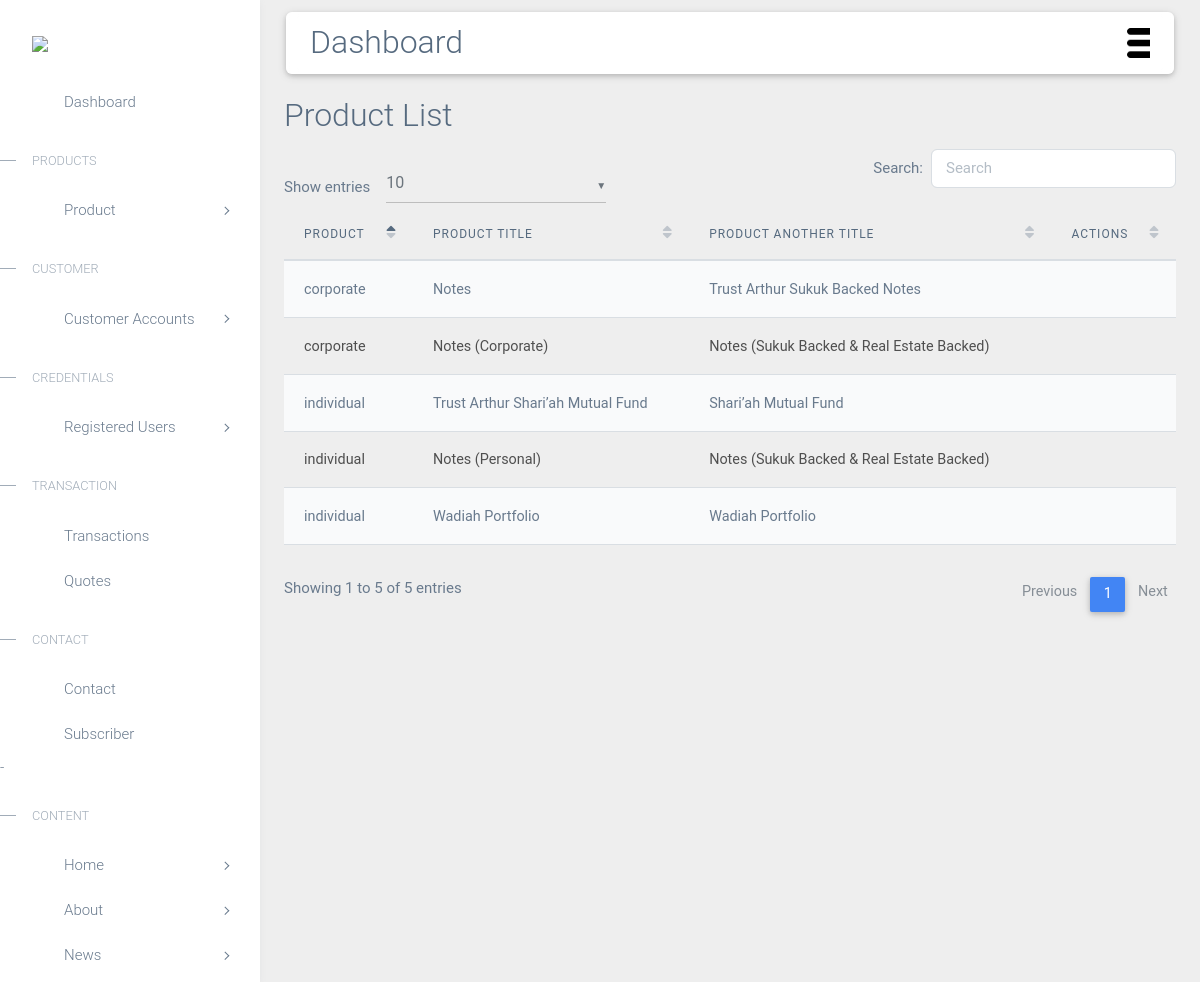
Page /devadmin/productlist/ on the committed database.
### accounts/models.py (models this page shows, shortened)
class Product(models.Model):
    typeofuser = models.CharField(choices= CATEGORY_CHOICES, max_length=200)
    title = models.CharField(max_length=200)
    title2 = models.CharField(max_length=200)
    product_image = models.ImageField(upload_to='productpic')

### accounts/views.py (the view)
# urls.py: path('devadmin/productlist/', views.adminproductlist, name='adminproductlist'),
def adminproductlist(request):
    product = Product.objects.all()
    return render(request, 'devadmin/adminproductlist.html',{'product':product})

### accounts/templates/devadmin/adminproductlist.html (shortened to what this page needs)
{% extends 'devadmin/base.html' %}
{% load static %}
{% block main-content %}
<link rel="stylesheet" href="https://use.fontawesome.com/releases/v5.8.2/css/all.css">
<link rel="stylesheet" href="{% static 'devadmin/css/addons/mdb.min.css' %}" />
<link rel="stylesheet" href="{% static 'devadmin/css/addons/datatables.min.css' %}" />
<link rel="stylesheet" href="{% static 'devadmin/css/addons/datatables-select.min.css' %}" />
<div class="m-4">
    <h2 class=""> Product List</h2>
<table id="dtMaterialDesignExample" class="table table-striped table-responsive" cellspacing="0" width="100%">
    <thead>
      <tr>
        <th >Product</th>
        <th >Product Title</th>
        <th >Product Another Title</th>
        <th>Actions</th>
      </tr>
    </thead>
    <tbody>
        {% if product %}
        {% for i in product %}
      <tr>
        <td>{{i.typeofuser}}</td>
        <td>{{i.title}}</td>
        <td>{{i.title2}}</td>
        <td><a href="{% url 'admineditproduct' i.id %}" class='text-primary'><i class='bx bx-edit'  style='font-size:22px;'></i></a><a href="{% url 'admindeleteproduct' i.id %}" class='text-danger'><i class='bx bx-trash'  style='font-size:22px;'></i></a></td>
      </tr>
      {% endfor %}
    {% endif %}
    </tbody>
</table>
</div>
</div>
{% endblock main-content %}

### accounts/static/accounts/css/style.css (style rules this page uses)
body, html { margin: 0; padding: 0; overflow-x: hidden; }

### rows in the picture
Product: typeofuser "individual", title "Trust Arthur Shari’ah Mutual Fund", title2 "Shari’ah Mutual Fund"
Product: typeofuser "corporate", title "Notes", title2 "Trust Arthur Sukuk Backed Notes"
Product: typeofuser "individual", title "Notes (Personal)", title2 "Notes (Sukuk Backed & Real Estate Backed)"
Product: typeofuser "individual", title "Wadiah Portfolio", title2 "Wadiah Portfolio"
Product: typeofuser "corporate", title "Notes (Corporate)", title2 "Notes (Sukuk Backed & Real Estate Backed)"
